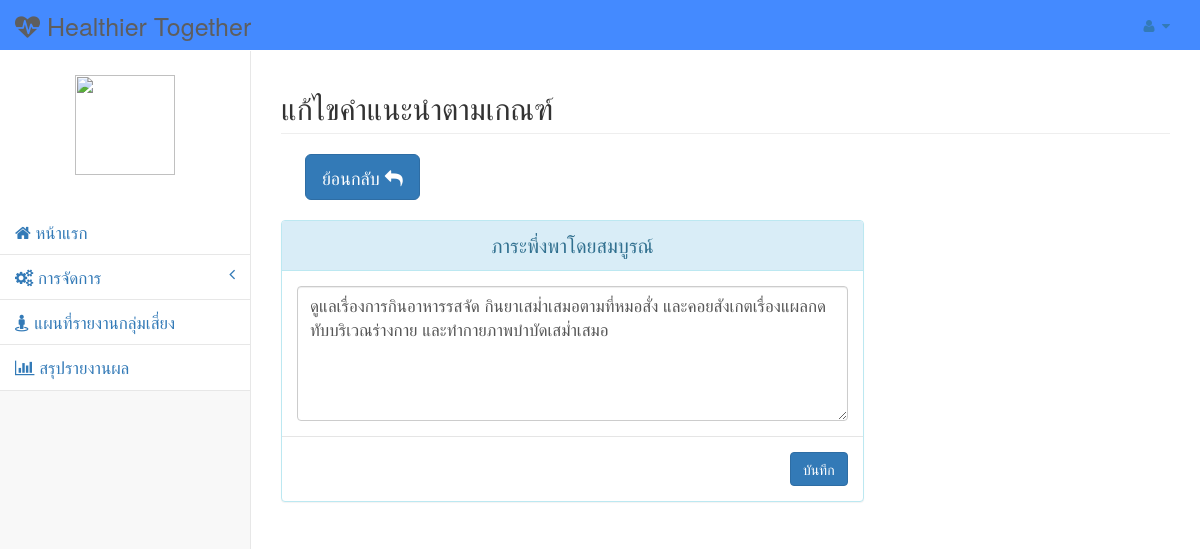
Screenshot of /u225314046.20180623135023/u225314046/public_html/Webservice_nn/Edit_recommend.php?name=4 with the database file from the repository.
### tables this page shows
CREATE TABLE `How_to` (
  `result` varchar(20) NOT NULL,
  `sequence` varchar(2) NOT NULL,
  `subject` text DEFAULT NULL
);

### u225314046.20180623135023/u225314046/public_html/Webservice_nn/Edit_recommend.php (the view, shortened to what this page needs)
<!DOCTYPE html>
<html lang="en">
<head>
    <link href="vendor/bootstrap/css/bootstrap.css" rel="stylesheet">
    <link href="vendor/metisMenu/metisMenu.min.css" rel="stylesheet">
    <link href="dist/css/sb-admin-2.css" rel="stylesheet">
    <link href="vendor/morrisjs/morris.css" rel="stylesheet">
    <link href="vendor/font-awesome/css/font-awesome.min.css" rel="stylesheet" type="text/css">
</head>
<body>
    <div id="wrapper">
        <nav class="navbar navbar-default navbar-static-top" role="navigation" style="margin-bottom: 0">
            <div class="navbar-header">
                <a class="navbar-brand" href="index.html" style="font-size:25px">
                  <i class="fa fa-heartbeat" aria-hidden="true"></i> Healthier Together</a>
            </div>
            <ul class="nav navbar-top-links navbar-right">
                <li class="dropdown">
                    <a class="dropdown-toggle" data-toggle="dropdown" href="#">
                        <i class="fa fa-user fa-fw"></i> <i class="fa fa-caret-down"></i>
                    </a>
                </li>
            </ul>
              <?php
      include "config.php";
      $objConnect = mysqli_connect($servername, $username, $password, $database)or die("Error Connect to Database");
      $strSQL = "SELECT img ,userID,CONCAT(Name,' ',Last) AS name_p From authorities WHERE userName = '".$_SESSION["userName"]."' ";
      $objQuery = mysqli_query($objConnect,$strSQL) or die ("Error Query [".$strSQL."]");
      $result=mysqli_fetch_array($objQuery,MYSQLI_ASSOC);
                    ?>
            <div class="navbar-default_2 sidebar" role="navigation" style="font-size:17px">
                <div class="sidebar-nav navbar-collapse"><br>
                    <ul class="nav" id="side-menu">
                      <div class="testimonial-image">
                          <center><img src="<?php echo $result["img"];?>" width="100px" height="100px"></center>
                        </div>
                          </a><br>
                        <li>
                            <a href="home.php"><i class="fa fa-home" aria-hidden="true"></i> หน้าแรก</a>
                        </li>
                        <li>
                            <a href="#"><i class="fa fa-gears"></i> การจัดการ<span class="fa arrow"></span></a>
                        </li>
                        <li>
                            <a href="MapWeb.php"><i class="fa fa-street-view"></i> แผนที่รายงานกลุ่มเสี่ยง</a>
                        </li>
                        <li>
                            <a href="PieChart.php"><i class="fa fa-bar-chart" aria-hidden="true"></i> สรุปรายงานผล</a>
                        </li>
                    </ul>
                </div>
            </div>
        </nav>
     <?
     $Name = $_GET['name'];
      include "config.php";
      $objConnect = mysqli_connect($servername, $username, $password, $database)or die("Error Connect to Database");
      $strSQL = "SELECT * From How_to WHERE sequence = $Name
                ";
      $objQuery = mysqli_query($objConnect,$strSQL) or die ("Error Query [".$strSQL."]");
      $objResult=mysqli_fetch_array($objQuery,MYSQLI_ASSOC);
      ?>
        <div id="page-wrapper">
            <div class="row">
                <div class="col-lg-12">
                    <h2 class="page-header">แก้ไขคำแนะนำตามเกณฑ์</h2>
                </div>
                 <a role="button" class="btn btn-primary btn-lg" href="Recommend.php">
            ย้อนกลับ <i class="fa fa fa-reply"></i>
            </a>
            </div><br>
            <center>
            <div class="row">
                <form method="post" action="formUpdate_recommend.php">
                <div class="col-lg-8">
                    <div class="panel panel-info">
                        <div name = "result" class="panel-heading" style="font-size:20px">
                           <?php echo $objResult["result"];?>
                        </div>
                        <div class="panel-body">
                           <textarea name="subject" class="form-control" rows="5" style="font-size:17px"><?php echo $objResult["subject"];?></textarea>
                        </div>
                        <div class="modal-footer">
                           <button type = "submit" class="btn btn-primary" id = "submit">บันทึก</button>
                        </div>
                    </div>
                </div>
            </div></center>
        </div>
    </div>
</body>
</html>

### rows the page displays
how_to: result "ภาระพึ่งพาโดยสมบูรณ์", subject "ดูแลเรื่องการกินอาหารรสจัด กินยาเสม่ำเสมอตามที่หมอสั่ง และคอยสังเกตเรื่องแผลกดทับบริเวณร่างกาย และทำกายภาพบำบัดเสม่ำเสมอ"
